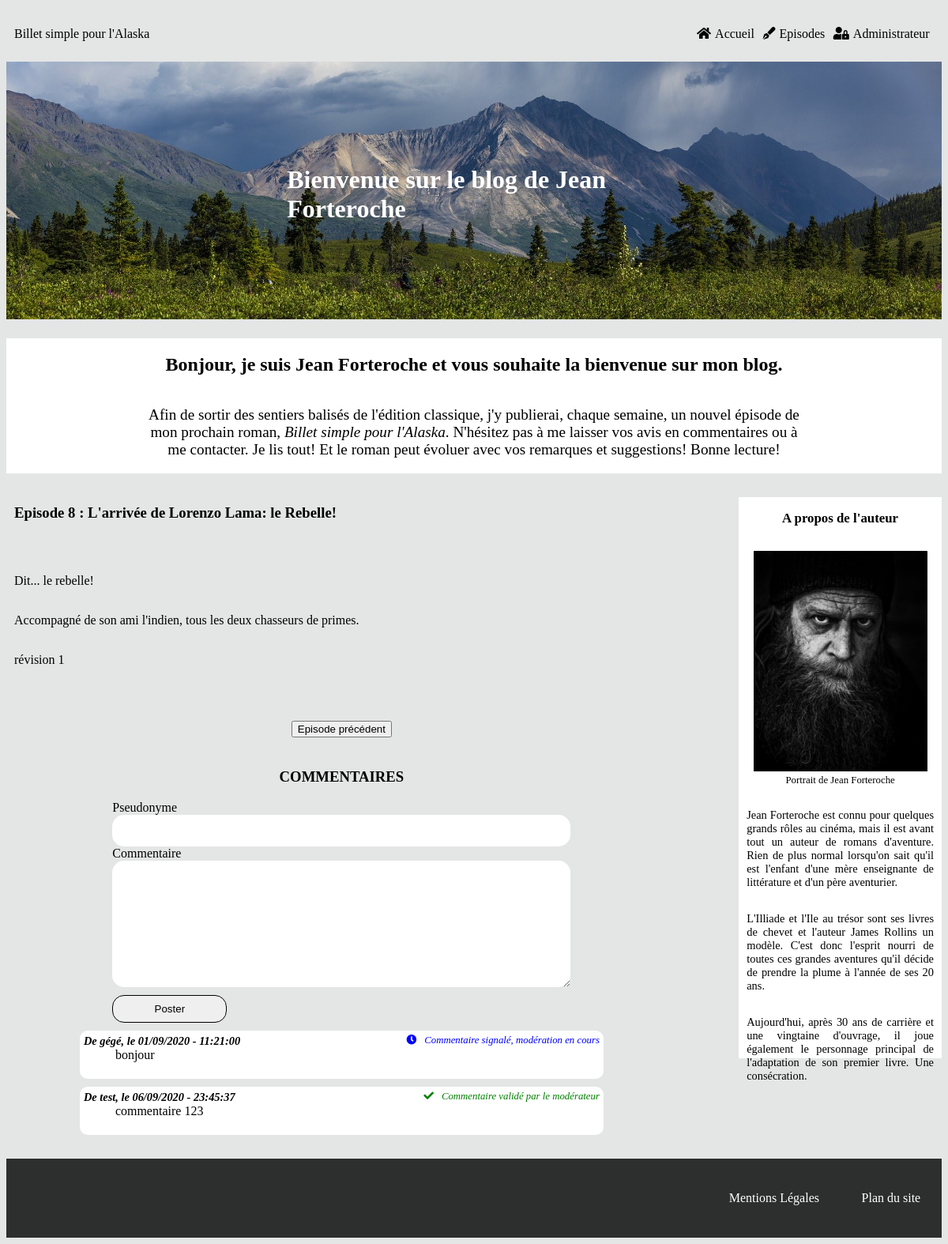
Screenshot of /index.php?action=post&id=36 with the database file from the repository.
### tables this page shows
CREATE TABLE IF NOT EXISTS `episodes` (
  `episode_id` tinyint(11) NOT NULL AUTO_INCREMENT,
  `numero_episode` tinyint(11) NOT NULL,
  `episode_title` char(255) NOT NULL,
  `episode_content` longtext NOT NULL,
  `episode_date` datetime NOT NULL DEFAULT CURRENT_TIMESTAMP,
  `episode_status` int(1) NOT NULL,
  PRIMARY KEY (`episode_id`),
  UNIQUE KEY `unicite` (`numero_episode`) USING BTREE
);

CREATE TABLE IF NOT EXISTS `commentaires` (
  `comment_id` tinyint(11) NOT NULL AUTO_INCREMENT,
  `episode` tinyint(11) NOT NULL,
  `correspondance_ep` tinyint(11) NOT NULL,
  `pseudo` varchar(50) NOT NULL,
  `comment` text NOT NULL,
  `comment_date` datetime NOT NULL,
  `reported_comment` tinyint(1) NOT NULL,
  PRIMARY KEY (`comment_id`),
  KEY `episodeId` (`episode`)
);

### src/View/View.php (called while the page is built, shortened)
<?php
class View
{
    public function display(array $data, string $template, string $layout) : void
    {
        require_once($template);
    }
}

### src/Controller/FrontOffice/PostController.php (called while the page is built, shortened)
<?php
class PostController
{
    private $postManager;
    private $commentManager;
    private $view;
    private $layout;
    private $token;
    public function __construct(PostManager $postManager, View $view, CommentManager $commentManager, Session $session, Token $token)
    {
        $this->postManager = $postManager;
        $this->view = $view;
        $this->commentManager = $commentManager;
        $this->token = $token;
        $this->layout = '../templates/frontOffice/layout.html.php';
    }
    public function displayOneEpisode(int $id) : void
    {   $this->token->setToken();
        $totalEpisodes = $this->postManager->getNumberOfEpisodes();
        $episodeData = $this->postManager->getOneEpisode($id);
        $nextEpisode = $this->postManager->getNextPost($episodeData[0]['numero_episode'] + 1);
        $previousEpisode = $this->postManager->getPreviousPost($episodeData[0]['numero_episode'] - 1);
        $commentsData = $this->commentManager->getComments($id);
        $data = [$episodeData, $commentsData, $totalEpisodes, $previousEpisode, $nextEpisode];
        $template = 'onePost.html.php';
        $this->view->display(['episode' => $data[0][0],
            'comments' => $data[1],
            'totalEpisodes' => $data[2],
            'previous' => $data[3],
            'next' => $data[4]],
            $template, $this->layout);
    }
}

### public/index.php (called while the page is built, shortened)
<?php
$router = new Router();
$router->run();

### src/Model/PostManager.php (called while the page is built, shortened)
<?php
class PostManager
{
    private $database;
    public function __construct(Database $database)
    {
        $this->database = $database;
    }
    public function getOneEpisode(int $id) : array
    {
        $episodes = $this->database->prepare("SELECT *, DATE_FORMAT(episode_date, '%d/%m/%Y - %H:%i:%s') AS episode_date
            FROM episodes
            WHERE episode_id = :id");
        $episodes->bindParam(':id', $id);
        $episodes->execute();
        return $episodes->fetchAll();
    }
}

### src/Model/CommentManager.php (called while the page is built, shortened)
<?php
class CommentManager
{
    private $database;
    public function __construct(Database $database)
    {
        $this->database = $database;
    }
    public function getComments(int $numero) : array
    {
        $comments = $this->database->prepare("SELECT *, DATE_FORMAT(comment_date, '%d/%m/%Y - %H:%i:%s') AS comment_date
            FROM commentaires WHERE episode = :episode
            ORDER BY comment_date
            LIMIT 0, 10");
        $comments->bindParam(':episode', $numero);
        $comments->execute();
        return $comments->fetchAll();
    }
}

### Templates/Frontoffice/onepost.html.php (the view, shortened to what this page needs)
<article>
    <h3>Episode <?=$data['episode']['numero_episode']?> : <?=htmlspecialchars_decode($data['episode']['episode_title'])?></h3>
    <p><?=htmlspecialchars_decode($data['episode']['episode_content'])?></p>
</article>
<div id="prev_next">
    <?php
        if ($data['episode']['numero_episode'] > 1 && $data['episode']['numero_episode'] <= $data['totalEpisodes']) {
        ?>
        <span id="previous">
            <a href="index.php?action=post&id=<?=$data['previous']?>">
                <button>Episode précédent</button>
            </a>
        </span>
        <?php
        }
        ?>
</div>
<section class="commentaires">
    <h3>COMMENTAIRES</h3>
    <form class="comment_form" method="post" action="index.php?action=save_com&id=<?=$data['episode']['episode_id']?>">
        <label for="pseudo">Pseudonyme</label>
        <input class="input_name" type="text" name="pseudo"/>
        <label for="comment">Commentaire</label>
        <textarea class="comment_area" name="comment" rows="10" cols="40"></textarea>
        <input class="submit" type="submit" value="Poster"/>
    </form>
    <div id='comments_container'>
        <?php
            foreach($data['comments'] as $commentsData) {
        ?>
        <div id='comments'>
            <div id='comment_header'>
                <h4>De <?=$commentsData['pseudo']?>, le <?=$commentsData['comment_date']?></h4>
                <?php
                switch ($commentsData['reported_comment']) {
                    ?>
                <?php
                    case '1' :
                    ?>
                    <span id='waiting_moderation'>
                        <i class="fas fa-clock"></i>Commentaire signalé, modération en cours
                    </span>
                <?php
                    break;
                    case '2' :
                    ?>
                    <span id='validated_comment'>
                        <i class="fas fa-check"></i>Commentaire validé par le modérateur
                    </span>
                <?php
                    break;
                }
                ?>
            </div>
            <p id='comment_text'><?=$commentsData['comment']?></p>
            </div>
        <?php
        }
        ?>
    </div>
</section>

### public/css/style.css (style rules this page uses)
html { font-family: aileron; background-color: #e4e5e5; }
a { text-decoration: none; color: black; }
article { display: flex; flex-direction: column; }
article p { text-align: justify; }
.commentaires h3 { text-align: center; }
.comment_form { display: flex; flex-direction: column; width: 70%; margin: auto; }
.input_name { height: 30px; }
.comment_form .input_name, .comment_form .comment_area { border-radius: 15px; padding-left: 10px; padding-right: 10px; padding-top: 5px; padding-bottom: 5px; border: none; }
.submit { width: 25%; height: 35px; border-radius: 15px; border: 1px solid black; margin-top: 10px; }
#report_comment, #waiting_moderation, #validated_comment { font-style: italic; font-size: 0.8rem; }
.fa-flag, .fa-check, .fa-clock { margin-right: 10px; }
.fa-check, #validated_comment { color: green; }
.fa-clock, #waiting_moderation { color: blue; }
#comment_header { display: flex; justify-content: space-between; }
#comment_header h4 { margin: 0; font-size: 0.9rem; font-style: italic; }
#comments_container { width: 80%; margin: auto; }
#comments { background-color: white; padding: 5px; margin-top: 10px; margin-bottom: 10px; border-radius: 10px; }
#comment_text { padding-left: 40px; margin-top: 0; }
#prev_next { font-size: 0.9rem; display: flex; justify-content: center; }
#previous, #next { margin: 20px; }

### rows the page displays
episodes: numero_episode "8", episode_title "L'arrivée de Lorenzo Lama: le Rebelle!", episode_content "Dit... le rebelle! Accompagné de son ami l'indien, tous les deux chasseurs de primes. révision 1"
commentaires: pseudo "gégé", comment_date "01/09/2020 - 11:21:00", reported_comment 1 (drawn), comment "bonjour"
commentaires: pseudo "test", comment_date "06/09/2020 - 23:45:37", reported_comment 2 (drawn), comment "commentaire 123"
